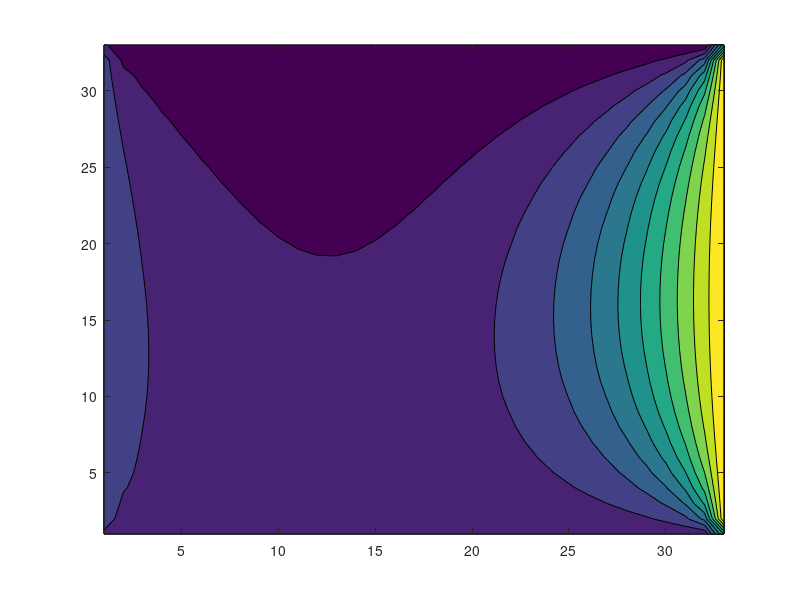

MATLAB code to generate this figure:
%% 3 STEADY STATE TEMPERATURE USING 3 Central Diff, when 0.5*dx = dy
close all, clear all, clc
format long;

%Given data:

L = 0.4;     %[m] x-direction             
H = 0.2;     %[m] y-direction

prompt =  {'Input values for step size dx, dy = 0.5*dx'};
dlgtitle = 'Input';
definput = {'0.0125'};
dims = [1 50];
%Step size
Input_matrix = inputdlg(prompt, dlgtitle, dims, definput);
dx = (str2double(Input_matrix(1,1)));
dy = 0.5*dx;

%We got three different points with different x values and constant y value
%That we want to find temperature values for.

x1 = (0.1/dx)+1;
x2 = (0.2/dx)+1;
x3 = round((0.3/dx)+1);
y = (0.1/dy) +1;

            %[vertical(y), horizontal(x)]
            
%Amounts of points in the Rows/collums
M = (H/dy)+1; 
N = (L/dx)+1;
            
%   A)
%Makes the matrices for both step sizes
Matrix_1 = zeros(M, N);  

%Inputs the boundary condition (Corner pieces not correct = 0)
Top_BC = 20;
Bottom_BC = 10;
Left_BC = 30;
Right_BC = 100;
%BOUNDARY CONDITION APPLIED TO THE MATRIX
Matrix_1(M,2:N - 1) = Bottom_BC;
Matrix_1(1,2:N - 1) = Top_BC;
Matrix_1(2:M -1,1) = Left_BC;
Matrix_1(2:M -1,N) = Right_BC;

%Gives average values for corner pieces, just for the 2d contur plot
Matrix_1(1,1) = (Left_BC + Top_BC)/2;
Matrix_1(1,N) = (Right_BC + Top_BC)/2;
Matrix_1(M,1) = (Left_BC + Bottom_BC)/2;
Matrix_1(M,N) = (Right_BC + Bottom_BC)/2;

% Creates all the vectors and matrixes used to solve T_vector
Vect_1_b = zeros(1, ((M - 2)*(N - 2)));          

Matrix_1_A = zeros((M - 2)*(N - 2));

T_Vect_1 = ones(1, (M - 2)*(N - 2));


%3 Point difference with dx = dyc

%Corner pieces
for i = 1:1:length(Vect_1_b)


    if i == 1 %Left top corner
        
        Matrix_1_A(i,i) = -10;
        Matrix_1_A(i,i+1) = 1;
        Matrix_1_A(i, i+(N-2)) = 4;
        
        Vect_1_b(i) = 4*Matrix_1(1,2) + Matrix_1(2,1);  %Times four due to dy = d*0.5
    end
    
    
    if i == (N - 2)    %right top corner
        
        Matrix_1_A(i,i) = -10;
        Matrix_1_A(i,i-1) = 1;
        Matrix_1_A(i, i+(N-2)) = 4;
        
        Vect_1_b(i) = 4*Matrix_1(1,N -1) + Matrix_1(2,N);  %Times four due to dy = d*0.5
    end
    
    if i == ((N-2)*(M-3)) + 1    %left down corner
        
        Matrix_1_A(i,i) = -10;
        Matrix_1_A(i,i+1) = 1;
        Matrix_1_A(i, i-(N-2)) = 4;
        
        Vect_1_b(i) = Matrix_1(M -1 ,1) + 4*Matrix_1(M,2);  %Times four due to dy = d*0.5
    end
    
    if i == (N-2)*(M-2)      %Right down corner
        
        Matrix_1_A(i,i) = -10;
        Matrix_1_A(i,i-1) = 1;
        Matrix_1_A(i, i-(N-2)) = 4;
        
        Vect_1_b(i) = 4*Matrix_1(M,N -1) + Matrix_1(M - 1 ,N);  %Times four due to dy = d*0.5
    end
    

end


%Left most row of unknowns
k = 2;
for i =  (N-1):(N -2):(N-2)*(M-3)

    k = k +1;
    
    Matrix_1_A(i,i) = -10;
    Matrix_1_A(i,i+1) = 1;
    Matrix_1_A(i,i+(N-2)) = 4;
    Matrix_1_A(i,i-(N-2)) = 4;
    
    Vect_1_b(i) = Matrix_1(k,1);
    
end

%Top row of unkowns
k= 2;
for i = 2:1:(N-3)
    
    k = k +1;
    
    Matrix_1_A(i,i) = -10;
    Matrix_1_A(i,i+1) = 1;
    Matrix_1_A(i,i-1) = 1;
    Matrix_1_A(i,i+(N-2)) = 4;
    
    Vect_1_b(i) = 4*Matrix_1(1,k);  %Times four due to dy = d*0.5
    
end
    
%central points of unkowns

for f = 0:1:(M - 5)
    
  
    for i = f*(N - 2)+(N):1:(f*(N - 2)+(N)) + (N - 5)
    
    Matrix_1_A(i,i) = -10;
    Matrix_1_A(i,i+1) = 1;
    Matrix_1_A(i,i-1) = 1;
    Matrix_1_A(i,i+(N-2)) = 4;
    Matrix_1_A(i,i-(N-2)) = 4;
    
    
    end
end

%Right most row of unknowns
k = 2;
for i = 2*(N-2):(N-2):(N-2)*(M-3)
    k = k + 1;
    Matrix_1_A(i,i) = -10;
    Matrix_1_A(i,i-1) = 1;
    Matrix_1_A(i,i+(N-2)) = 4;
    Matrix_1_A(i,i-(N-2)) = 4;
    
    Vect_1_b(i) = Matrix_1(k,N);
    
end

%bottom row of unkowns
k = 2;
for i = ((N-2)*(M - 3))+2:1:((N-2)*(M-2))-1        
        k = k + 1;
    Matrix_1_A(i,i) = -10;
    Matrix_1_A(i,i-1) = 1;
    Matrix_1_A(i,i+1) = 1;
    Matrix_1_A(i,i-(N-2)) = 4;
    
     Vect_1_b(i) = 4*Matrix_1(M,k);  %Times four due to dy = d*0.5
end


T_vect_1 = Matrix_1_A \ -Vect_1_b';  %solve the equ system for Temp values

k = 0;
for b = 2:1:(M - 1)
    
    for i = 2:1:(N - 1)
        k = k+1;
    Matrix_1(b, i) =  T_vect_1(k);
    
    end
end %Fills the matrix with Temp values

%Steady state Temps at the sought of points x1, x2, x3 all at y heigth

X1 = ['At first point ', num2str(Matrix_1(y,x1)), ' Celcius'];
X2 = ['At second point ', num2str(Matrix_1(y,x2)), ' Celcius'];
X3 = ['At third point ', num2str(Matrix_1(y,x3)), ' Celcius'];

disp(X1)
disp(X2)
disp(X3)

contourf(Matrix_1)

%% Question 3: 5 Point Central differention Temp Steady state 0.5dx = dy
%When running this section a program that will ask for the dx will come up
%dy will be half of dx. It will give out the sought of temps in the command
%window and a figure with the contour of the matrix will be done.


close all, clear all, clc
format long;

%Given data:

L = 0.4;     %[m] x-direction             
H = 0.2;     %[m] y-direction

prompt =  {'Input values for step size dx, dy = 0.5*dx'};
dlgtitle = 'Input';
definput = {'0.0125'};
dims = [1 50];
%Step size
Input_matrix = inputdlg(prompt, dlgtitle, dims, definput);
dx = (str2double(Input_matrix(1,1)));
dy = 0.5*dx;      
 

%We got three different points with different x values and constant y value
%That we want to find temperature values for.

x1 = (0.1/dx)+1;
x2 = (0.2/dx)+1;
x3 = round((0.3/dx)+1);
y = (0.1/dy) +1;

            %[vertical(y), horizontal(x)]
            
%Amounts of points in the Rows/collums
M = (H/dy)+1; 
N = (L/dx)+1;
            
%   A)
%Makes the matrices for both step sizes
Matrix_1 = zeros(M, N);  

%Inputs the boundary condition (Corner pieces not correct = 0)
Top_BC = 20;
Bottom_BC = 10;
Left_BC = 30;
Right_BC = 100;
%BOUNDARY CONDITION APPLIED TO THE MATRIX
Matrix_1(M,2:N - 1) = Bottom_BC;
Matrix_1(1,2:N - 1) = Top_BC;
Matrix_1(2:M -1,1) = Left_BC;
Matrix_1(2:M -1,N) = Right_BC;

%Gives average values for corner pieces, just for the 2d contur plot
Matrix_1(1,1) = (Left_BC + Top_BC)/2;
Matrix_1(1,N) = (Right_BC + Top_BC)/2;
Matrix_1(M,1) = (Left_BC + Bottom_BC)/2;
Matrix_1(M,N) = (Right_BC + Bottom_BC)/2;

% Creates all the vectors and matrixes used to solve T_vector
Vect_1_b = zeros(1, ((M - 2)*(N - 2)));          

Matrix_1_A = zeros((M - 2)*(N - 2));

%3 Point difference with 0.5*dx = dy

%Corner pieces
for i = 1:1:length(Vect_1_b)


    if i == 1 %Left top corner
        
        Matrix_1_A(i,i) = -10;
        Matrix_1_A(i,i+1) = 1;
        Matrix_1_A(i, i+(N-2)) = 4;
        
        Vect_1_b(i) = 4*Matrix_1(1,2) + Matrix_1(2,1);  %Times four due to dy = d*0.5
    end
    
    
    if i == (N - 2)    %right top corner
        
        Matrix_1_A(i,i) = -10;
        Matrix_1_A(i,i-1) = 1;
        Matrix_1_A(i, i+(N-2)) = 4;
        
        Vect_1_b(i) = 4*Matrix_1(1,N -1) + Matrix_1(2,N);  %Times four due to dy = d*0.5
    end
    
    if i == ((N-2)*(M-3)) + 1    %left down corner
        
        Matrix_1_A(i,i) = -10;
        Matrix_1_A(i,i+1) = 1;
        Matrix_1_A(i, i-(N-2)) = 4;
        
        Vect_1_b(i) = Matrix_1(M -1 ,1) + 4*Matrix_1(M,2);  %Times four due to dy = d*0.5
    end
    
    if i == (N-2)*(M-2)      %Right down corner
        
        Matrix_1_A(i,i) = -10;
        Matrix_1_A(i,i-1) = 1;
        Matrix_1_A(i, i-(N-2)) = 4;
        
        Vect_1_b(i) = 4*Matrix_1(M,N -1) + Matrix_1(M - 1 ,N);  %Times four due to dy = d*0.5
    end
    

end

%Left most row of unknowns where 3 points central diff has to be used
k = 2;
for i =  (N-1):(N -2):(N-2)*(M-3)

    k = k +1;
    
    Matrix_1_A(i,i) = -10;
    Matrix_1_A(i,i+1) = 1;
    Matrix_1_A(i,i+(N-2)) = 4;
    Matrix_1_A(i,i-(N-2)) = 4;
    
    Vect_1_b(i) = Matrix_1(k,1);
    
end

%Top row of unkowns where 3 points central diff has to be used
k= 2;
for i = 2:1:(N-3)
    
    k = k +1;
    
    Matrix_1_A(i,i) = -10;
    Matrix_1_A(i,i+1) = 1;
    Matrix_1_A(i,i-1) = 1;
    Matrix_1_A(i,i+(N-2)) = 4;
    
    Vect_1_b(i) = 4*Matrix_1(1,k);  %Times four due to dy = d*0.5
    
end
    
%central points of unkowns Where five point central can be used(Middle
%middle)

for f = 0:1:(M - 7)
    
  
    for i = f*(N-2)+((N*2)-1):1:f*(N-2)+((N*2)-1)+(N-7)
    
    Matrix_1_A(i,i) = -150;
    %Closes points
    Matrix_1_A(i,i+1) = 16;
    Matrix_1_A(i,i-1) = 16;
    Matrix_1_A(i,i+(N-2)) = 64;
    Matrix_1_A(i,i-(N-2)) = 64;
    %Second out points
    Matrix_1_A(i,i+2) = -1;
    Matrix_1_A(i,i-2) = -1;
    Matrix_1_A(i,i-(2*(N-2))) = -4;
    Matrix_1_A(i,i+(2*(N-2))) = -4;
    
    end
end

%Right most row of unknowns where 3 points central diff has to be used
k = 2;
for i = 2*(N-2):(N-2):(N-2)*(M-3)
    k = k + 1;
    Matrix_1_A(i,i) = -10;
    Matrix_1_A(i,i-1) = 1;
    Matrix_1_A(i,i+(N-2)) = 4;
    Matrix_1_A(i,i-(N-2)) = 4;
    
    Vect_1_b(i) = Matrix_1(k,N);
    
end

%bottom row of unkowns where 3 points central diff has to be used
k = 2;
for i = ((N-2)*(M - 3))+2:1:((N-2)*(M-2))-1        
        k = k + 1;
    Matrix_1_A(i,i) = -10;
    Matrix_1_A(i,i-1) = 1;
    Matrix_1_A(i,i+1) = 1;
    Matrix_1_A(i,i-(N-2)) = 4;
    
     Vect_1_b(i) = 4*Matrix_1(M,k);  %Times four due to dy = d*0.5
end


%Third row and collum have BC for the 5 points diff at the outer
%most points

%Corner pieces for the inner matrix where 5 point can be used but with BC
for i = 1:1:length(Vect_1_b)


    if i == N %Left top corner
        
        Matrix_1_A(i,i) = -150;
        %Closes points
        Matrix_1_A(i,i+1) = 16;
        Matrix_1_A(i,i-1) = 16;
        Matrix_1_A(i, i+(N-2)) = 64;
        Matrix_1_A(i, i-(N-2)) = 64;
        %Outer points
        Matrix_1_A(i,i+2) = -1;
        Matrix_1_A(i,i+((N-2)*2)) = -4;
     
        
        Vect_1_b(i) = -4*(Matrix_1(1,3) - Matrix_1(3,1));  %Times four due to dy = d*0.5
        
        
    end
    
    
    if i == N+(N-5)  %right top corner
        
        Matrix_1_A(i,i) = -150;
        %Closes pointa
        Matrix_1_A(i,i-1) = 16;
        Matrix_1_A(i,i+1) = 16;
        Matrix_1_A(i, i+(N-2)) = 64;
        Matrix_1_A(i, i-(N-2)) = 64;
        %Outer points
        Matrix_1_A(i,i-2) = -1;
        Matrix_1_A(i,i+((N-2)*2)) = -4;
        
        Vect_1_b(i) = -4*Matrix_1(1,N -2) - Matrix_1(3,N);  %Times four due to dy = d*0.5
    end
    
    
    if i == ((N-2)*(M-4)) + 2   %left down corner
        
        Matrix_1_A(i,i) = -150;
        %Closes pointa
        Matrix_1_A(i,i-1) = 16;
        Matrix_1_A(i,i+1) = 16;
        Matrix_1_A(i, i+(N-2)) = 64;
        Matrix_1_A(i, i-(N-2)) = 64;
        %Outer points
        Matrix_1_A(i,i+2) = -1;
        Matrix_1_A(i,i-((N-2)*2)) = -4;
        
        Vect_1_b(i) = -Matrix_1(M-2,3) - 4*Matrix_1(M,3);  %Times four due to dy = d*0.5
    end
    
    if i == (N-2)*(M-3) -1      %Right down corner
        
        Matrix_1_A(i,i) = -150;
        %Closes pointa
        Matrix_1_A(i,i-1) = 16;
        Matrix_1_A(i,i+1) = 16;
        Matrix_1_A(i, i+(N-2)) = 64;
        Matrix_1_A(i, i-(N-2)) = 64;
        %Outer points
        Matrix_1_A(i,i-2) = -1;
        Matrix_1_A(i,i-((N-2)*2)) = -4;
        
        Vect_1_b(i) = -Matrix_1(M-2,N) - 4*Matrix_1(M,N-2);  %Times four due to dy = d*0.5
    end
    

end


%Top row where 5 point can be used but have boundary condition in the outer
%points:

k = 3;
for i = N+1:1:N+1+(N-7)
    
    k = k + 1;
    Matrix_1_A(i,i) = -150;
    %Close points
    Matrix_1_A(i,i-1) = 16;
    Matrix_1_A(i,i+1) = 16;
    Matrix_1_A(i,i-(N-2)) = 64;
    Matrix_1_A(i,i+(N-2)) = 64;
    %Outer points
    Matrix_1_A(i,i+2) = -1;
    Matrix_1_A(i,i-2) = -1;
    Matrix_1_A(i,i+((N-2)*2)) = -4;
    
    Vect_1_b(i) = -4*Matrix_1(1,k);  %Times four due to dy = d*0.5

end

%Left side row where 5 point can be used but have boundary condition in the
%outer points

k = 3;
for i = ((2*N)-2):N-2:((2*N)-2)+(M-7)*(N-2)
    
    k = k + 1;
    Matrix_1_A(i,i) = -150;
    %Close points
    Matrix_1_A(i,i-1) = 16;
    Matrix_1_A(i,i+1) = 16;
    Matrix_1_A(i,i-(N-2)) = 64;
    Matrix_1_A(i,i+(N-2)) = 64;
    %Outer points
    Matrix_1_A(i,i+2) = -1;
    Matrix_1_A(i,i-((N-2)*2)) = -4;
    Matrix_1_A(i,i+((N-2)*2)) = -4;
    
    Vect_1_b(i) = -Matrix_1(k,1);

end

%right side row where 5 point can be used but have boundary condition in
%one point
k = 3;
for i = (((N-2)*3)-1):(N-2):((((N-2)*3)-1)+(M-7)*(N-2))
    k = k + 1;
    Matrix_1_A(i,i) = -150;
    %Close points
    Matrix_1_A(i,i-1) = 16;
    Matrix_1_A(i,i+1) = 16;
    Matrix_1_A(i,i-(N-2)) = 64;
    Matrix_1_A(i,i+(N-2)) = 64;
    %Outer points
    Matrix_1_A(i,i-2) = -1;
    Matrix_1_A(i,i-((N-2)*2)) = -4;
    Matrix_1_A(i,i+((N-2)*2)) = -4;
    
    Vect_1_b(i) = -Matrix_1(k,N);

end

%Bottom row where 5 point can be used but have boundary contitons in one
%point

k = 3;
for i = (((N-2)*(M-4)) + 3):1:(((N-2)*(M-4)) + 3)+(N-7)
    
    k = k + 1;
    Matrix_1_A(i,i) = -150;
    %Close points
    Matrix_1_A(i,i-1) = 16;
    Matrix_1_A(i,i+1) = 16;
    Matrix_1_A(i,i-(N-2)) = 64;
    Matrix_1_A(i,i+(N-2)) = 64;
    %Outer points
    Matrix_1_A(i,i+2) = -1;
    Matrix_1_A(i,i-2) = -1;
    Matrix_1_A(i,i-((N-2)*2)) = -4;
    
    Vect_1_b(i) = -4*Matrix_1(M,k);  %Times four due to dy = d*0.5
    
end

T_Vect_1 = Matrix_1_A \ -Vect_1_b';  %solve the equ system for Temp values

k = 0;
for b = 2:1:(M - 1)
    
    for i = 2:1:(N - 1)
        k = k+1;
    Matrix_1(b, i) =  T_Vect_1(k);
    
    end
end %Fills the matrix with Temp values

%Steady state Temps at the sought of points x1, x2, x3 all at y heigth

X1 = ['At first point ', num2str(Matrix_1(y,x1)), ' Celcius'];
X2 = ['At second point ', num2str(Matrix_1(y,x2)), ' Celcius'];
X3 = ['At third point ', num2str(Matrix_1(y,x3)), ' Celcius'];

disp(X1)
disp(X2)
disp(X3)

contourf(Matrix_1)




